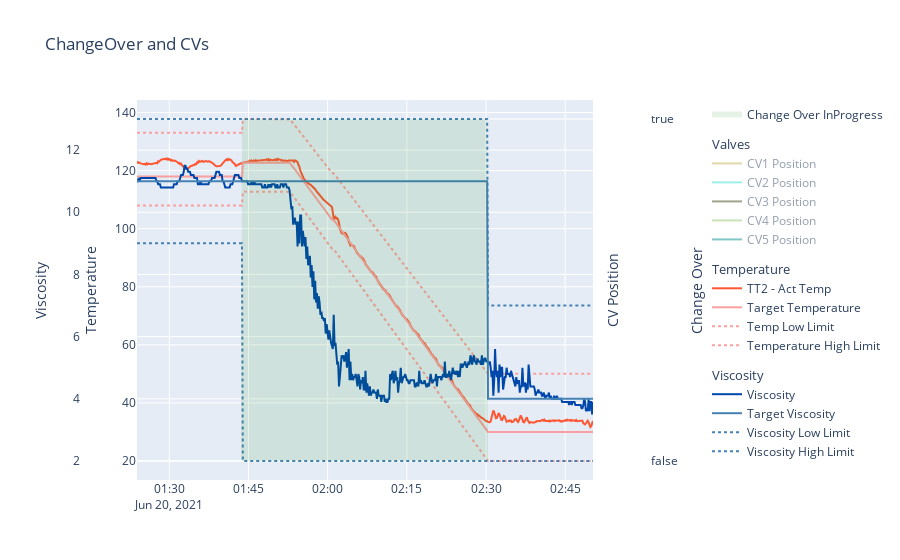

Source (notebook cell):
### Markdown cell above
# CHANGE OVER
TT2, setpoint, Hlimit, Llimit
		VT, VT Llimit, VT Hlimit, Densità
		Allarmi

### Code cell
df = ChangeOverToDF(COs[1])

fig = go.Figure()

# --------------------------------------------------- Valves
greens = ['rgba(0, 128, 0, 0.1)', #green opacity 10%
          'rgba(196, 180, 84, 1)', #vegas gold
          'rgba(64, 224, 208, 1)', #turquoise
          'rgba(69, 75, 27, 1)', #army green
          'rgba(147, 197, 114, 1)', #pistachio
          'rgba(8, 143, 143, 1)', #citrine
        ]

fig.add_trace(go.Scatter(
    x=df['DateTime'],
    y=df['ChangeOverInProgress'].astype(bool),
    name="Change Over InProgress",
    fill='tozeroy', mode='none', fillcolor = greens[0],    
    yaxis="y4"
))

fig.add_trace(go.Scatter(
    x=df['DateTime'],
    y=df['CV1_Position'],
    name="CV1 Position",
    line=dict(color = greens[1]), 
    legendgroup="Valves",legendgrouptitle_text="Valves",
    visible='legendonly',
    yaxis="y3"
))

fig.add_trace(go.Scatter(
    x=df['DateTime'],
    y=df['CV2_Position'],
    name="CV2 Position",
    line=dict(color = greens[2]),
    legendgroup="Valves",legendgrouptitle_text="Valves",
    visible='legendonly',
    yaxis="y3"
))

fig.add_trace(go.Scatter(
    x=df['DateTime'],
    y=df['CV3_Position'],
    name="CV3 Position",
    line=dict(color = greens[3]),    
    legendgroup="Valves",legendgrouptitle_text="Valves",
    visible='legendonly',
    yaxis="y3"
))

fig.add_trace(go.Scatter(
    x=df['DateTime'],
    y=df['CV4_Position'],
    name="CV4 Position",
    line=dict(color = greens[4]), 
    legendgroup="Valves",legendgrouptitle_text="Valves",
    visible='legendonly',
    yaxis="y3"
))

fig.add_trace(go.Scatter(
    x=df['DateTime'],
    y=df['CV5_Position'],
    name="CV5 Position",
    line=dict(color = greens[5]),
    legendgroup="Valves",legendgrouptitle_text="Valves",
    visible='legendonly',
    yaxis="y3"
))

# ---------------------------------------------------Temperature
reds = ['rgba(255, 87, 51, 1)', #cherry
        'rgba(250, 160, 160, 1)' #pastel red
        ]
if (df['TT1'] != 0).all():
    fig.add_trace(go.Scatter(
        x=df['DateTime'],
        y=df['TT1'],
        name='TT1 - Act Temp',
        line=dict(color = reds[0]),
        legendgroup="Temperature",legendgrouptitle_text="Temperature",
    ))

if (df['TT2'] != 0).all():
    fig.add_trace(go.Scatter(
        x=df['DateTime'],
        y=df['TT2'],
        name='TT2 - Act Temp',
        line=dict(color = reds[0]),
        legendgroup="Temperature",legendgrouptitle_text="Temperature",
    ))

fig.add_trace(go.Scatter(
    x=df['DateTime'],
    y=df['TargetTemperature'],
    name='Target Temperature',
    line=dict(color = reds[1]),
    legendgroup="Temperature",legendgrouptitle_text="Temperature",
))

fig.add_trace(go.Scatter(
    x=df['DateTime'],
    y=df['TemperatureLowLimit'],
    name='Temp Low Limit',
    line=dict(color = reds[1], dash='dot'),
    legendgroup="Temperature",legendgrouptitle_text="Temperature",
))

fig.add_trace(go.Scatter(
    x=df['DateTime'],
    y=df['TemperatureHighLimit'],
    name='Temperature High Limit',
    line=dict(color = reds[1], dash='dot'),
    legendgroup="Temperature",legendgrouptitle_text="Temperature",
))

# --------------------------------------------------- Viscosity
blues = ['rgba(0, 71, 171, 1)', #cobalt blue
        'rgba(70, 130, 180, 1)' #steel blue
        ]

fig.add_trace(go.Scatter(
    x=df['DateTime'],
    y=df['VT'],
    name='Viscosity',
    line=dict(color = blues[0]),
    legendgroup="Viscosity",legendgrouptitle_text="Viscosity",
    yaxis="y2"))

fig.add_trace(go.Scatter(
    x=df['DateTime'],
    y=df['TargetViscosity'],
    name='Target Viscosity',
    line=dict(color = blues[1]),
    legendgroup="Viscosity",legendgrouptitle_text="Viscosity",
    yaxis="y2"))

fig.add_trace(go.Scatter(
    x=df['DateTime'],
    y=df['ViscosityLowLimit'],
    name='Viscosity Low Limit',
    line=dict(color = blues[1], dash='dot'),
    legendgroup="Viscosity",legendgrouptitle_text="Viscosity",
    yaxis="y2"))

fig.add_trace(go.Scatter(
    x=df['DateTime'],
    y=df['ViscosityHighLimit'],
    name='Viscosity High Limit',
    line=dict(color = blues[1], dash='dot'),
    legendgroup="Viscosity",legendgrouptitle_text="Viscosity",
    yaxis="y2"))

# Create axis objects
fig.update_layout(
    xaxis=dict(domain=[0.1, 0.9]), #compress x axis 10% left an right

    yaxis=dict(
        title="Temperature"),
    yaxis2=dict(
        title="Viscosity",
        anchor="free",
        overlaying="y",
        side="left",
        position=0
    ),
    yaxis3=dict(
        title="CV Position",
        anchor="x",
        overlaying="y",
        side="right"
    ),
    yaxis4=dict(
        title="Change Over",
        anchor="free",
        overlaying="y",
        side="right",
        position=1
    ),
    legend=dict(orientation="v", x = 1.1)
)

# Update layout properties
fig.update_layout(
    title_text=("ChangeOver and CVs"),
    legend=dict(groupclick="toggleitem") #avoid grouping all traces
)

config = {'displaylogo': False}
fig.show(config=config)
fig.write_html("ChangeOver_test.html", config=config)

### Figure 1 — Plotly figure (JSON) as saved in the notebook; plotly's stock layout.template omitted (floating-point values rounded to 4 significant figures; data arrays with more than 128 entries replaced by an {"elided": "..."} marker saying what was removed)
{"data": [{"fill": "tozeroy", "fillcolor": "rgba(0, 128, 0, 0.1)", "mode": "none", "name": "Change Over InProgress", "type": "scatter", "x": {"elided": "518 str values"}, "y": {"elided": "518 bool values"}, "yaxis": "y4"}, {"legendgroup": "Valves", "legendgrouptitle": {"text": "Valves"}, "line": {"color": "rgba(196, 180, 84, 1)"}, "name": "CV1 Position", "type": "scatter", "visible": "legendonly", "x": {"elided": "518 str values"}, "y": {"elided": "518 str values"}, "yaxis": "y3"}, {"legendgroup": "Valves", "legendgrouptitle": {"text": "Valves"}, "line": {"color": "rgba(64, 224, 208, 1)"}, "name": "CV2 Position", "type": "scatter", "visible": "legendonly", "x": {"elided": "518 str values"}, "y": {"elided": "518 str values"}, "yaxis": "y3"}, {"legendgroup": "Valves", "legendgrouptitle": {"text": "Valves"}, "line": {"color": "rgba(69, 75, 27, 1)"}, "name": "CV3 Position", "type": "scatter", "visible": "legendonly", "x": {"elided": "518 str values"}, "y": {"elided": "518 str values"}, "yaxis": "y3"}, {"legendgroup": "Valves", "legendgrouptitle": {"text": "Valves"}, "line": {"color": "rgba(147, 197, 114, 1)"}, "name": "CV4 Position", "type": "scatter", "visible": "legendonly", "x": {"elided": "518 str values"}, "y": {"elided": "518 str values"}, "yaxis": "y3"}, {"legendgroup": "Valves", "legendgrouptitle": {"text": "Valves"}, "line": {"color": "rgba(8, 143, 143, 1)"}, "name": "CV5 Position", "type": "scatter", "visible": "legendonly", "x": {"elided": "518 str values"}, "y": {"elided": "518 str values"}, "yaxis": "y3"}, {"legendgroup": "Temperature", "legendgrouptitle": {"text": "Temperature"}, "line": {"color": "rgba(255, 87, 51, 1)"}, "name": "TT2 - Act Temp", "type": "scatter", "x": {"elided": "518 str values"}, "y": {"elided": "518 float values"}}, {"legendgroup": "Temperature", "legendgrouptitle": {"text": "Temperature"}, "line": {"color": "rgba(250, 160, 160, 1)"}, "name": "Target Temperature", "type": "scatter", "x": {"elided": "518 str values"}, "y": {"elided": "518 float values"}}, {"legendgroup": "Temperature", "legendgrouptitle": {"text": "Temperature"}, "line": {"color": "rgba(250, 160, 160, 1)", "dash": "dot"}, "name": "Temp Low Limit", "type": "scatter", "x": {"elided": "518 str values"}, "y": {"elided": "518 float values"}}, {"legendgroup": "Temperature", "legendgrouptitle": {"text": "Temperature"}, "line": {"color": "rgba(250, 160, 160, 1)", "dash": "dot"}, "name": "Temperature High Limit", "type": "scatter", "x": {"elided": "518 str values"}, "y": {"elided": "518 float values"}}, {"legendgroup": "Viscosity", "legendgrouptitle": {"text": "Viscosity"}, "line": {"color": "rgba(0, 71, 171, 1)"}, "name": "Viscosity", "type": "scatter", "x": {"elided": "518 str values"}, "y": {"elided": "518 float values"}, "yaxis": "y2"}, {"legendgroup": "Viscosity", "legendgrouptitle": {"text": "Viscosity"}, "line": {"color": "rgba(70, 130, 180, 1)"}, "name": "Target Viscosity", "type": "scatter", "x": {"elided": "518 str values"}, "y": {"elided": "518 int values"}, "yaxis": "y2"}, {"legendgroup": "Viscosity", "legendgrouptitle": {"text": "Viscosity"}, "line": {"color": "rgba(70, 130, 180, 1)", "dash": "dot"}, "name": "Viscosity Low Limit", "type": "scatter", "x": {"elided": "518 str values"}, "y": {"elided": "518 int values"}, "yaxis": "y2"}, {"legendgroup": "Viscosity", "legendgrouptitle": {"text": "Viscosity"}, "line": {"color": "rgba(70, 130, 180, 1)", "dash": "dot"}, "name": "Viscosity High Limit", "type": "scatter", "x": {"elided": "518 str values"}, "y": {"elided": "518 int values"}, "yaxis": "y2"}], "layout": {"legend": {"groupclick": "toggleitem", "orientation": "v", "x": 1.1}, "title": {"text": "ChangeOver and CVs"}, "xaxis": {"domain": [0.1, 0.9]}, "yaxis": {"title": {"text": "Temperature"}}, "yaxis2": {"anchor": "free", "overlaying": "y", "position": 0, "side": "left", "title": {"text": "Viscosity"}}, "yaxis3": {"anchor": "x", "overlaying": "y", "side": "right", "title": {"text": "CV Position"}}, "yaxis4": {"anchor": "free", "overlaying": "y", "position": 1, "side": "right", "title": {"text": "Change Over"}}}}
